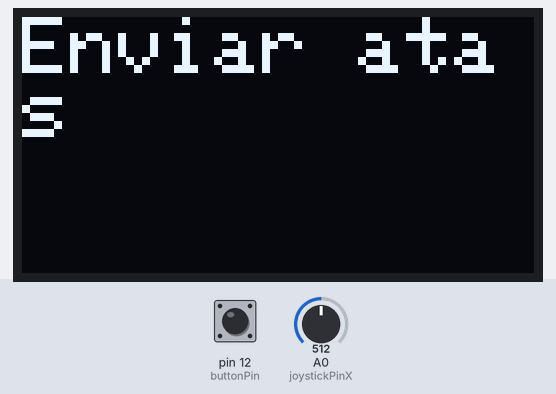
This sketch was run on a simulated Arduino Uno, built with avr-gcc and run on an emulated ATmega328P. Parts: 128×64 one-colour display. Inputs (shaded band) come from the test bench; at power-on: pin 12 (buttonPin) LOW, A0 (joystickPinX) = 512. What the sketch prints to the serial monitor is not drawn.

Above: at 1.2 s.
1.3 s: pin 12 (buttonPin) pulled HIGH for 3.2 s
At 2.2 s:
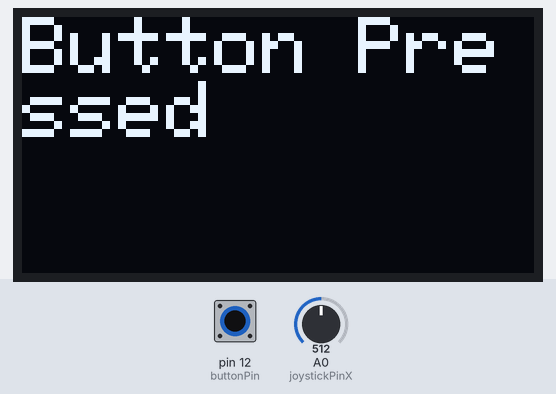
7.5 s: A0 (joystickPinX) set to 623
9.0 s: A0 (joystickPinX) set to 595
At 10.6 s:
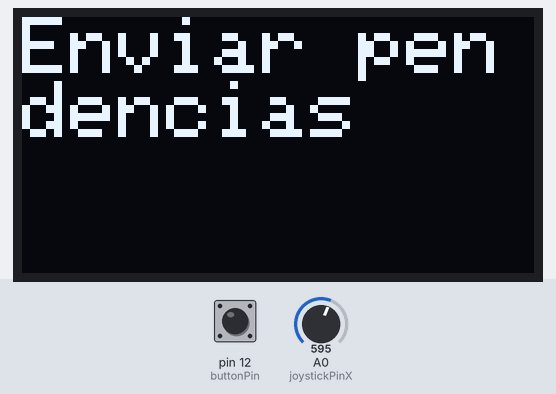
Timing chart, 0 to 11.7 s (numbered marks = the images above; inputs shaded):
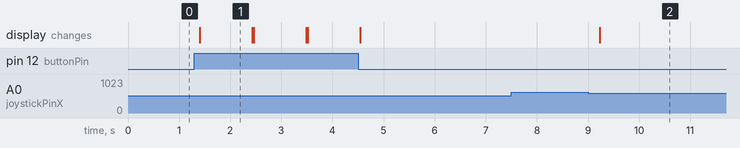

The sketch:

controller.ino
```cpp
#include <Wire.h>
#include <Adafruit_GFX.h>
#include <Adafruit_SSD1306.h>

#define SCREEN_WIDTH 128
#define SCREEN_HEIGHT 64

Adafruit_SSD1306 display(SCREEN_WIDTH, SCREEN_HEIGHT, &Wire, -1);

const int buttonPin = 12;
int buttonState = LOW;
int lastButtonState = LOW;
unsigned long lastDebounceTime = 0;
unsigned long debounceDelay = 50; // Adjust this value as needed
int joystickPinX = A0;
int joystickThreshold = 512;
int currentMenuOption = 0;
int maxMenuOptions = 8;

const int joystickButtonPin = 0;

void setup() {
  display.begin(SSD1306_SWITCHCAPVCC, 0x3C);  // Initialize with the I2C address of your display
  display.clearDisplay();
  pinMode(joystickButtonPin, INPUT_PULLUP); // Set the joystick button pin as INPUT_PULLUP
  pinMode(buttonPin, INPUT);
  pinMode(joystickPinX, INPUT);
  Serial.begin(115200);
}

void loop() {
  int joystickValueX = analogRead(joystickPinX);
  unsigned long currentMillis = millis();
  buttonState = digitalRead(buttonPin);

  if (buttonState != lastButtonState) {
    lastDebounceTime = currentMillis;
  }

  if ((currentMillis - lastDebounceTime) > debounceDelay) {
    if (buttonState == HIGH) {
      Serial.println("Button pressed");
      display.clearDisplay();
      display.setTextSize(2);
      display.setTextColor(SSD1306_WHITE);
      display.setCursor(0, 0);
      display.println("Button Pressed");
      display.display(); // Update the display

      if(currentMenuOption == 3) {
          Serial.println("backtrack1");
      }else if (currentMenuOption == 4){
        Serial.println("backtrack2");
      }else if(currentMenuOption == 5) {
        Serial.println("stopmusic");
      }else if(currentMenuOption == 6) {

      }else if(currentMenuOption == 7) {
        Serial.println("html-boilerplate");
      }
      delay(1000);
    }
  }

  lastButtonState = buttonState;


  if (joystickValueX < (joystickThreshold - 100)) {
    currentMenuOption--;
    if (currentMenuOption < 0) {
      currentMenuOption = maxMenuOptions - 1;
    }
    Serial.print("Switched to Menu Option ");
    Serial.println(currentMenuOption + 1);
    while (analogRead(joystickPinX) < (joystickThreshold - 100)) {
      delay(10);
    }
    delay(200);
  } else if (joystickValueX > (joystickThreshold + 100)) {
    currentMenuOption++;
    if (currentMenuOption >= maxMenuOptions) {
      currentMenuOption = 0;
    }
    Serial.print("Switched to Menu Option ");
    Serial.println(currentMenuOption + 1);
    while (analogRead(joystickPinX) > (joystickThreshold + 100)) {
      delay(10);
    }
    delay(200);
  }

  displayMenuOption();

   // Read the state of the joystick button
  int buttonState = digitalRead(joystickButtonPin);

  // If the button is pressed (LOW), send the message to the serial monitor
  if (buttonState == LOW) {
    Serial.println("Hello, world!");
    delay(500); // Add a small delay to avoid multiple messages being sent for a single button press
  }
}

void displayMenuOption() {
  display.clearDisplay();
  display.setTextSize(2);
  display.setTextColor(SSD1306_WHITE);

  switch (currentMenuOption) {
    case 0:
      display.setCursor(0, 0);
      display.println("Enviar atas");
      break;
    case 1:
      display.setCursor(0, 0);
      display.println("Enviar pendencias");
      break;
    case 2:
      display.setCursor(0, 0);
      display.println("Enviar email");
      break;
    case 3:
      display.setCursor(0, 0);
      display.println("Play backing track1");
      break;
    case 4:
      display.setCursor(0, 0);
      display.println("Play backing track2");
      break;
    case 5:
      display.setCursor(0, 0);
      display.println("Stop music");
      break;
    case 6:
      display.setCursor(0, 0);
      display.println("Open ChatGPT");
      break;
    case 7:
      display.setCursor(0, 0);
      display.println("HTML Boilerplate");
      break;
    default:
      break;
  }

  display.display();
}
```

Measured:
- after the input at 1.3 s, the display: changes after 0.11 s (image 1)
- after the input at 7.5 s, every drawn part: stays the same
- after the input at 9.0 s, the display: changes after 0.23 s (image 2)
- what the display in image 1 shows lasts 1.0 s, from 1.4 s to 2.4 s
